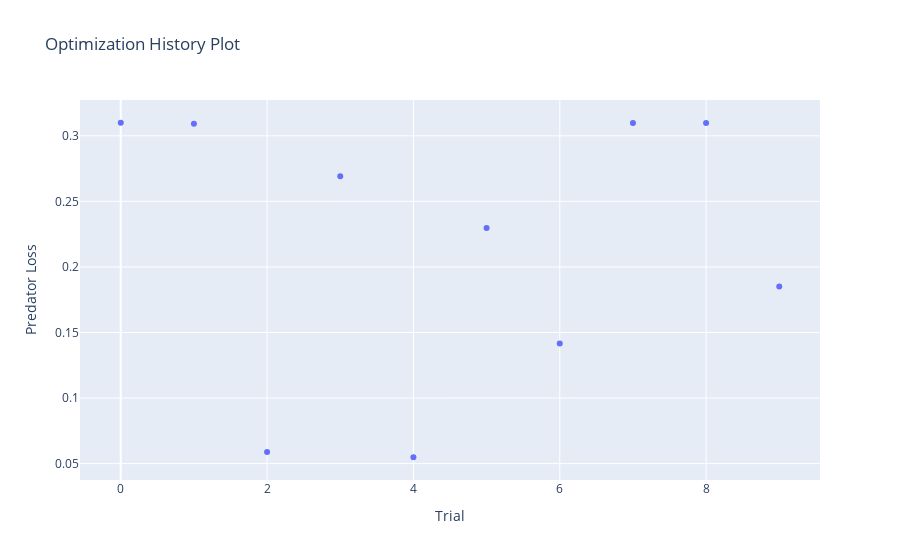
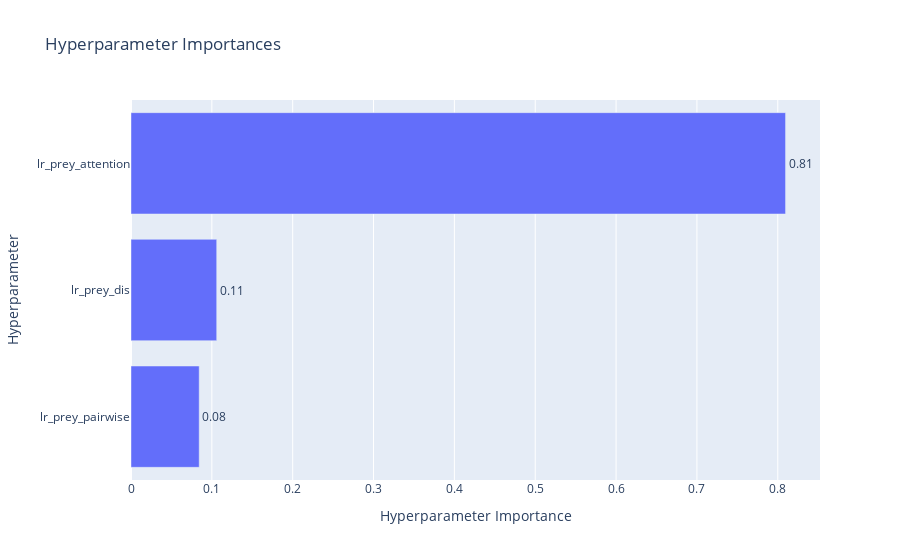
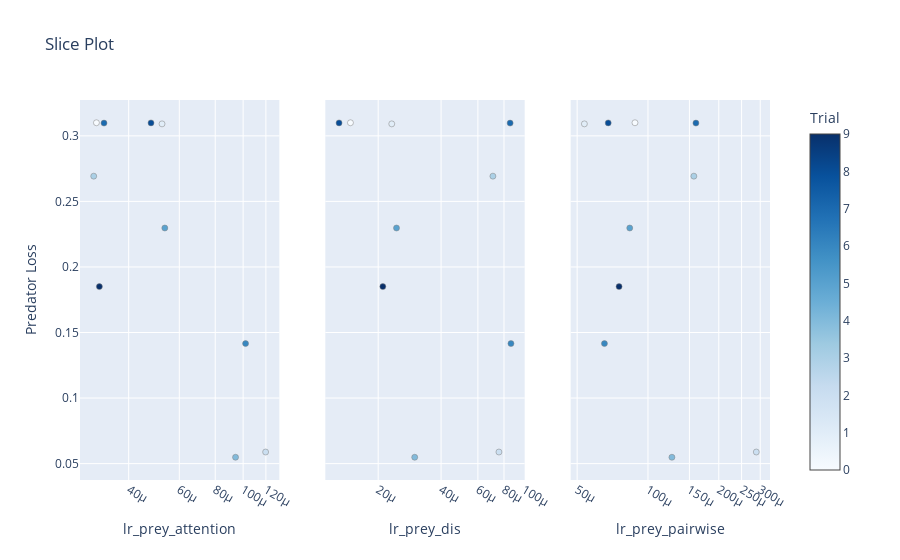
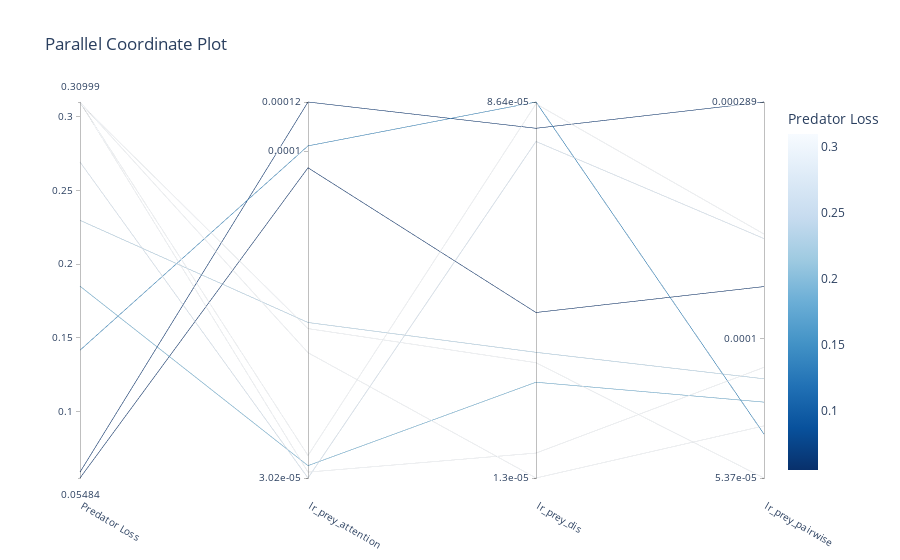

Write notebook code for charts like these, in order.
### Code cell
with open(file_path, "rb") as f:
    study = pickle.load(f)

print("Best hyperparameters:", study.best_trials)

best_trials_path = os.path.join(tuning_path, "best_trials.txt")
os.makedirs(os.path.dirname(best_trials_path), exist_ok=True)
with open(best_trials_path, "w") as f:
    for trial in study.best_trials:
        f.write(str(trial) + "\n\n")

# PREDATOR
fig1 = vis.plot_optimization_history(study, target=lambda t: t.values[0], target_name="Predator Loss")
write_html(fig1, file=os.path.join(tuning_path, "opt_history_predator.html"))
fig1.show()

fig3 = vis.plot_param_importances(study, target=lambda t: t.values[0], target_name="Predator Loss")
write_html(fig3, file=os.path.join(tuning_path, "param_importance_predator.html"))
fig3.show()

fig5 = vis.plot_slice(study, target=lambda t: t.values[0], target_name="Predator Loss")
write_html(fig5, file=os.path.join(tuning_path, "slice_plot_predator.html"))
fig5.show()

fig7 = vis.plot_parallel_coordinate(study, target=lambda t: t.values[0], target_name="Predator Loss")
write_html(fig7, file=os.path.join(tuning_path, "parallel_coordinate_predator.html"))
fig7.show()

fig9 = vis.plot_contour(study, target=lambda t: t.values[0], target_name="Predator Loss")
write_html(fig9, file=os.path.join(tuning_path, "contour_predator.html"))
fig9.show()


# PREY
fig2 = vis.plot_optimization_history(study, target=lambda t: t.values[1], target_name="Prey Loss")
write_html(fig2, file=os.path.join(tuning_path, "opt_history_prey.html"))
fig2.show()

fig4 = vis.plot_param_importances(study, target=lambda t: t.values[1], target_name="Prey Loss")
write_html(fig4, file=os.path.join(tuning_path, "param_importance_prey.html"))
fig4.show()

fig6 = vis.plot_slice(study, target=lambda t: t.values[1], target_name="Prey Loss")
write_html(fig6, file=os.path.join(tuning_path, "slice_plot_prey.html"))
fig6.show()

fig8 = vis.plot_parallel_coordinate(study, target=lambda t: t.values[1], target_name="Prey Loss")
write_html(fig8, file=os.path.join(tuning_path, "parallel_coordinate_prey.html"))
fig8.show()

fig10 = vis.plot_contour(study, target=lambda t: t.values[1], target_name="Prey Loss")
write_html(fig10, file=os.path.join(tuning_path, "contour_prey.html"))
fig10.show()

### Figure 1 — Plotly figure (JSON) as saved in the notebook; plotly's stock layout.template omitted (floating-point values rounded to 4 significant figures)
{"data": [{"mode": "markers", "name": "Predator Loss", "type": "scatter", "x": [0, 1, 2, 3, 4, 5, 6, 7, 8, 9], "y": [0.31, 0.3091, 0.05883, 0.2692, 0.05484, 0.2297, 0.1416, 0.3097, 0.3099, 0.185]}, {"marker": {"color": "#cccccc"}, "mode": "markers", "name": "Infeasible Trial", "showlegend": false, "type": "scatter", "x": [], "y": []}], "layout": {"title": {"text": "Optimization History Plot"}, "xaxis": {"title": {"text": "Trial"}}, "yaxis": {"title": {"text": "Predator Loss"}}}}

### Figure 2 — Plotly figure (JSON) as saved in the notebook; plotly's stock layout.template omitted (floating-point values rounded to 4 significant figures)
{"data": [{"cliponaxis": false, "hovertemplate": ["lr_prey_pairwise (FloatDistribution): 0.08435058362359732<extra></extra>", "lr_prey_dis (FloatDistribution): 0.10602124309680751<extra></extra>", "lr_prey_attention (FloatDistribution): 0.8096281732795952<extra></extra>"], "name": "Predator Loss", "orientation": "h", "text": ["0.08", "0.11", "0.81"], "textposition": "outside", "type": "bar", "x": [0.08435, 0.106, 0.8096], "y": ["lr_prey_pairwise", "lr_prey_dis", "lr_prey_attention"]}], "layout": {"title": {"text": "Hyperparameter Importances"}, "xaxis": {"title": {"text": "Hyperparameter Importance"}}, "yaxis": {"title": {"text": "Hyperparameter"}}}}

### Figure 3 — Plotly figure (JSON) as saved in the notebook; plotly's stock layout.template omitted (floating-point values rounded to 4 significant figures)
{"data": [{"marker": {"color": [0, 1, 2, 3, 4, 5, 6, 7, 8, 9], "colorbar": {"title": {"text": "Trial"}, "x": 1, "xpad": 40}, "colorscale": [[0, "rgb(247,251,255)"], [0.125, "rgb(222,235,247)"], [0.25, "rgb(198,219,239)"], [0.375, "rgb(158,202,225)"], [0.5, "rgb(107,174,214)"], [0.625, "rgb(66,146,198)"], [0.75, "rgb(33,113,181)"], [0.875, "rgb(8,81,156)"], [1, "rgb(8,48,107)"]], "line": {"color": "Grey", "width": 0.5}, "showscale": true}, "mode": "markers", "name": "Feasible Trial", "showlegend": false, "type": "scatter", "x": [3.09e-05, 5.224e-05, 0.0001197, 3.024e-05, 9.412e-05, 5.342e-05, 0.000102, 3.283e-05, 4.784e-05, 3.164e-05], "xaxis": "x", "y": [0.31, 0.3091, 0.05883, 0.2692, 0.05484, 0.2297, 0.1416, 0.3097, 0.3099, 0.185], "yaxis": "y"}, {"marker": {"color": [0, 1, 2, 3, 4, 5, 6, 7, 8, 9], "colorbar": {"title": {"text": "Trial"}, "x": 1, "xpad": 40}, "colorscale": [[0, "rgb(247,251,255)"], [0.125, "rgb(222,235,247)"], [0.25, "rgb(198,219,239)"], [0.375, "rgb(158,202,225)"], [0.5, "rgb(107,174,214)"], [0.625, "rgb(66,146,198)"], [0.75, "rgb(33,113,181)"], [0.875, "rgb(8,81,156)"], [1, "rgb(8,48,107)"]], "line": {"color": "Grey", "width": 0.5}, "showscale": false}, "mode": "markers", "name": "Feasible Trial", "showlegend": false, "type": "scatter", "x": [1.473e-05, 2.323e-05, 7.566e-05, 7.08e-05, 2.991e-05, 2.448e-05, 8.637e-05, 8.559e-05, 1.3e-05, 2.106e-05], "xaxis": "x2", "y": [0.31, 0.3091, 0.05883, 0.2692, 0.05484, 0.2297, 0.1416, 0.3097, 0.3099, 0.185], "yaxis": "y2"}, {"marker": {"color": [0, 1, 2, 3, 4, 5, 6, 7, 8, 9], "colorbar": {"title": {"text": "Trial"}, "x": 1, "xpad": 40}, "colorscale": [[0, "rgb(247,251,255)"], [0.125, "rgb(222,235,247)"], [0.25, "rgb(198,219,239)"], [0.375, "rgb(158,202,225)"], [0.5, "rgb(107,174,214)"], [0.625, "rgb(66,146,198)"], [0.75, "rgb(33,113,181)"], [0.875, "rgb(8,81,156)"], [1, "rgb(8,48,107)"]], "line": {"color": "Grey", "width": 0.5}, "showscale": false}, "mode": "markers", "name": "Feasible Trial", "showlegend": false, "type": "scatter", "x": [8.806e-05, 5.367e-05, 0.0002886, 0.0001567, 0.0001264, 8.365e-05, 6.531e-05, 0.0001599, 6.777e-05, 7.536e-05], "xaxis": "x3", "y": [0.31, 0.3091, 0.05883, 0.2692, 0.05484, 0.2297, 0.1416, 0.3097, 0.3099, 0.185], "yaxis": "y3"}], "layout": {"title": {"text": "Slice Plot"}, "xaxis": {"anchor": "y", "domain": [0, 0.2889], "title": {"text": "lr_prey_attention"}, "type": "log"}, "xaxis2": {"anchor": "y2", "domain": [0.3556, 0.6444], "title": {"text": "lr_prey_dis"}, "type": "log"}, "xaxis3": {"anchor": "y3", "domain": [0.7111, 1], "title": {"text": "lr_prey_pairwise"}, "type": "log"}, "yaxis": {"anchor": "x", "domain": [0, 1], "title": {"text": "Predator Loss"}}, "yaxis2": {"anchor": "x2", "domain": [0, 1], "matches": "y", "showticklabels": false}, "yaxis3": {"anchor": "x3", "domain": [0, 1], "matches": "y", "showticklabels": false}}}

### Figure 4 — Plotly figure (JSON) as saved in the notebook; plotly's stock layout.template omitted (floating-point values rounded to 4 significant figures)
{"data": [{"dimensions": [{"label": "Predator Loss", "range": [0.05484, 0.31], "values": [0.31, 0.3091, 0.05883, 0.2692, 0.05484, 0.2297, 0.1416, 0.3097, 0.3099, 0.185]}, {"label": "lr_prey_attention", "range": [-4.519, -3.922], "ticktext": ["3.02e-05", "0.0001", "0.00012"], "tickvals": [-4.519, -4, -3.922], "values": [-4.51, -4.282, -3.922, -4.519, -4.026, -4.272, -3.991, -4.484, -4.32, -4.5]}, {"label": "lr_prey_dis", "range": [-4.886, -4.064], "ticktext": ["1.3e-05", "8.64e-05"], "tickvals": [-4.886, -4.064], "values": [-4.832, -4.634, -4.121, -4.15, -4.524, -4.611, -4.064, -4.068, -4.886, -4.677]}, {"label": "lr_prey_pairwise", "range": [-4.27, -3.54], "ticktext": ["5.37e-05", "0.0001", "0.000289"], "tickvals": [-4.27, -4, -3.54], "values": [-4.055, -4.27, -3.54, -3.805, -3.898, -4.078, -4.185, -3.796, -4.169, -4.123]}], "labelangle": 30, "labelside": "bottom", "line": {"color": [0.31, 0.3091, 0.05883, 0.2692, 0.05484, 0.2297, 0.1416, 0.3097, 0.3099, 0.185], "colorbar": {"title": {"text": "Predator Loss"}}, "colorscale": [[0, "rgb(247,251,255)"], [0.125, "rgb(222,235,247)"], [0.25, "rgb(198,219,239)"], [0.375, "rgb(158,202,225)"], [0.5, "rgb(107,174,214)"], [0.625, "rgb(66,146,198)"], [0.75, "rgb(33,113,181)"], [0.875, "rgb(8,81,156)"], [1, "rgb(8,48,107)"]], "reversescale": true, "showscale": true}, "type": "parcoords"}], "layout": {"title": {"text": "Parallel Coordinate Plot"}}}
